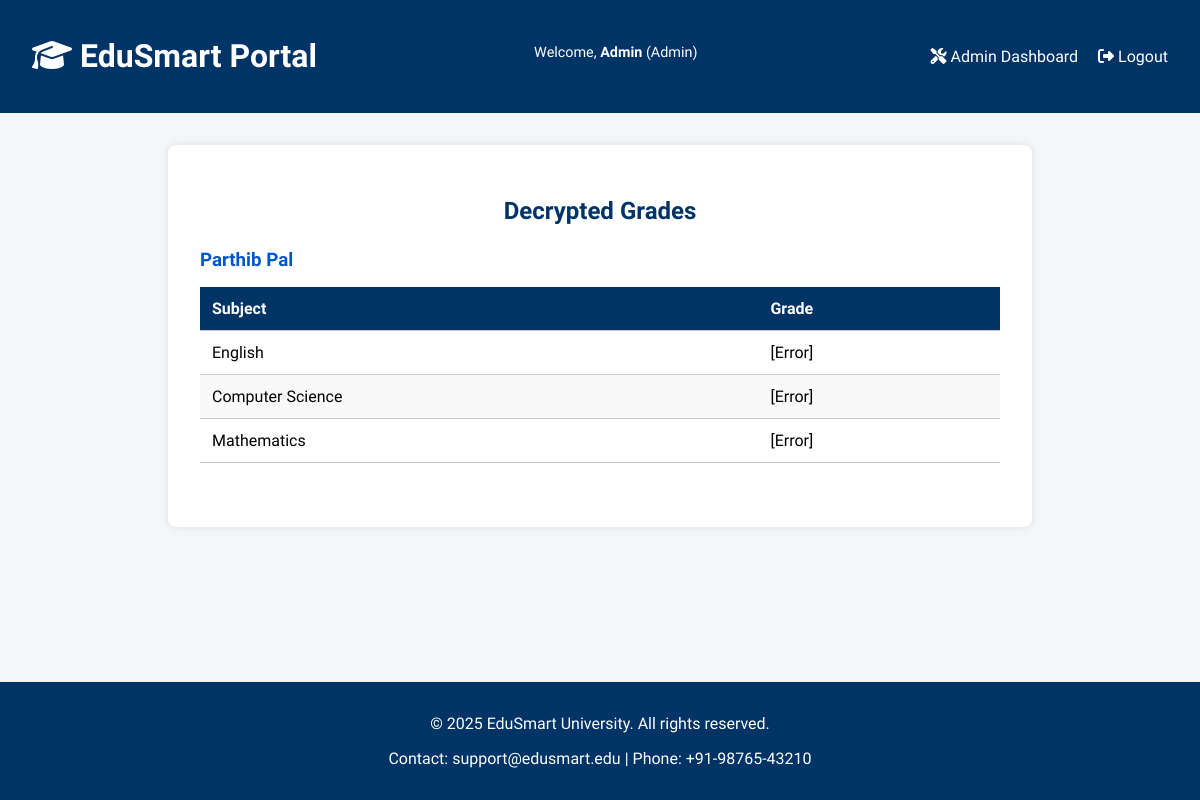
The app's page /view_grades (signed in) with its own data.
### tables this page shows
CREATE TABLE grades (
            id INTEGER PRIMARY KEY AUTOINCREMENT,
            student_name TEXT,
            student_email TEXT,
            subject TEXT,
            encrypted_grade BLOB
        );

### app.py (the view)
@app.route('/view_grades')
def view_grades():
    if 'username' not in session or session['role'] != 'admin':
        flash('Access denied.', 'danger')
        return redirect(url_for('login'))
    conn = sqlite3.connect('database/edusmart.db')
    c = conn.cursor()
    c.execute("SELECT student_name, subject, encrypted_grade FROM grades")
    rows = c.fetchall()
    conn.close()
    grouped = {}
    for student_name, subject, encrypted_grade in rows:
        try:
            grade = decrypt_data(encrypted_grade)
        except Exception as e:
            grade = "[Error]"
            print(f"Decryption failed for {student_name} - {subject}: {e}")
        grouped.setdefault(student_name, []).append((subject, grade))
    return render_template('view_grades.html', grouped_grades=grouped)

### utils/encryption.py (called while the page is built)
def load_key():
    with open(KEY_PATH, 'rb') as key_file:
        return key_file.read()

def decrypt_data(token: bytes) -> str:
    try:
        key = load_key()
        f = Fernet(key)
        return f.decrypt(token).decode()
    except InvalidToken:
        return "[Invalid or corrupted data]"

### templates/view_grades.html (shortened to what this page needs)
{% extends 'base.html' %}
{% block content %}
<div class="grades-container">
  <h2>Decrypted Grades</h2>
  {% for student_name, subjects in grouped_grades.items() %}
    <div class="student-block">
      <h3>{{ student_name }}</h3>
      <table class="grades-table">
        <thead>
          <tr>
            <th>Subject</th>
            <th>Grade</th>
          </tr>
        </thead>
        <tbody>
          {% for subject, grade in subjects %}
          <tr>
            <td>{{ subject }}</td>
            <td>{{ grade }}</td>
          </tr>
          {% endfor %}
        </tbody>
      </table>
    </div>
  {% endfor %}
</div>
{% endblock %}

### static/style.css (style rules this page uses)
html,body { font-family: 'Segoe UI', sans-serif; background-color: #f4f6f9; margin: 0; padding: 0; height: 100%; display: flex; flex-direction: column; }
table { width: 100%; border-collapse: collapse; margin-top: 1em; }
th, td { padding: 0.75em; border-bottom: 1px solid #ccc; text-align: left; }
th { background-color: #003366; color: white; }
tr:nth-child(even) { background-color: #f9f9f9; }

### templates/view_grades.html (style rules this page uses)
.grades-container { background: white; padding: 2em; border-radius: 8px; box-shadow: 0 0 8px rgba(0,0,0,0.1); max-width: 800px; margin: 0 auto; }
.grades-container h2 { color: #003366; margin-bottom: 1em; text-align: center; }
.student-block { margin-bottom: 2em; }
.student-block h3 { color: #0055cc; margin-bottom: 0.5em; }
.grades-table { width: 100%; border-collapse: collapse; }
.grades-table th, .grades-table td { padding: 0.75em; text-align: left; border-bottom: 1px solid #ccc; }
.grades-table th { background-color: #003366; color: white; }
.grades-table tr:nth-child(even) { background-color: #f9f9f9; }

### records on screen
grades: student_name "Parthib Pal", subject "English", grade "[Error]"
grades: subject "Computer Science", grade "[Error]"
grades: subject "Mathematics", grade "[Error]"

### other values on screen
{{ session.username }} "Admin"
{{ session.role | capitalize }} "Admin"
